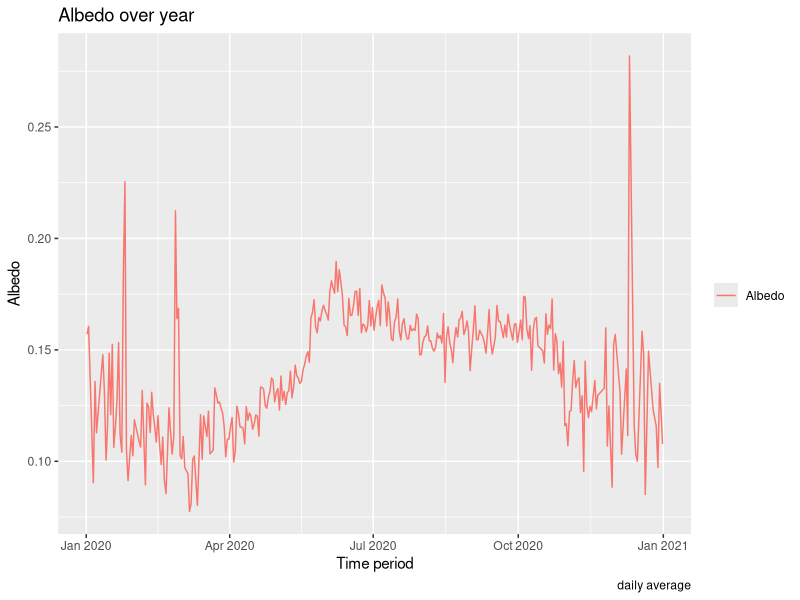
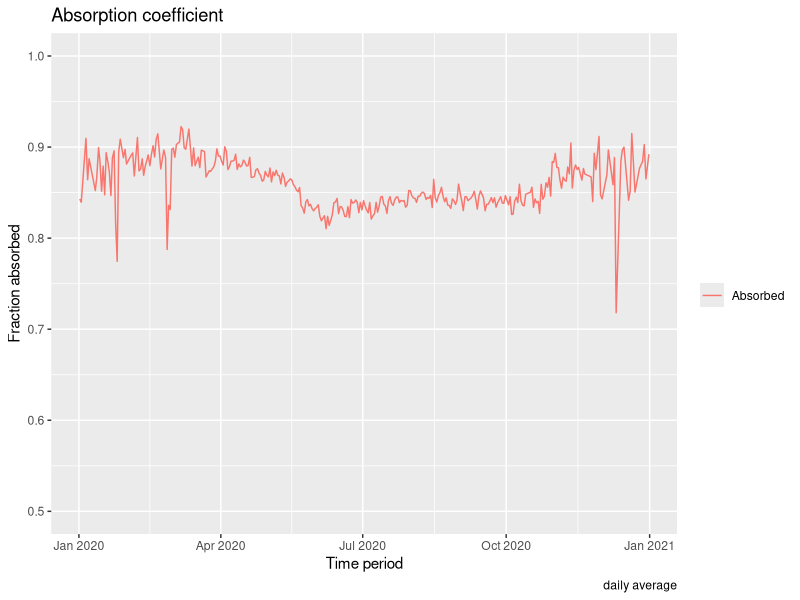
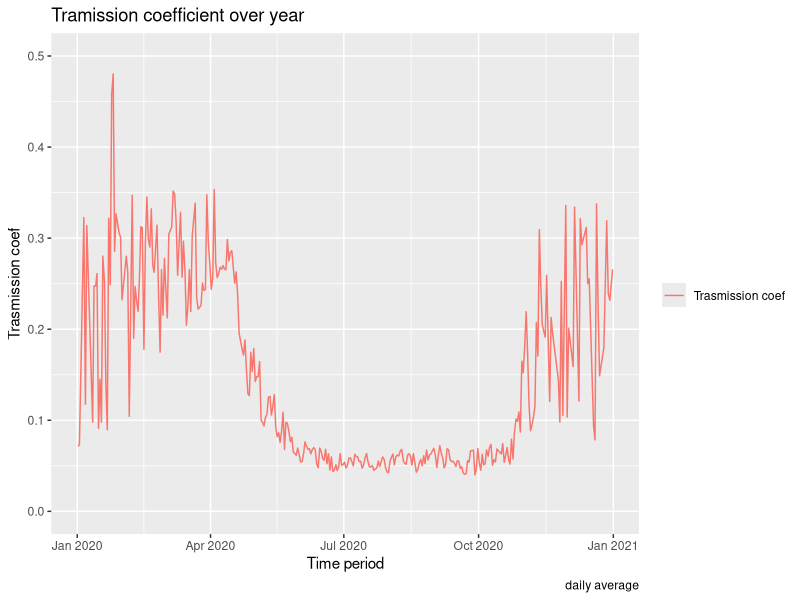
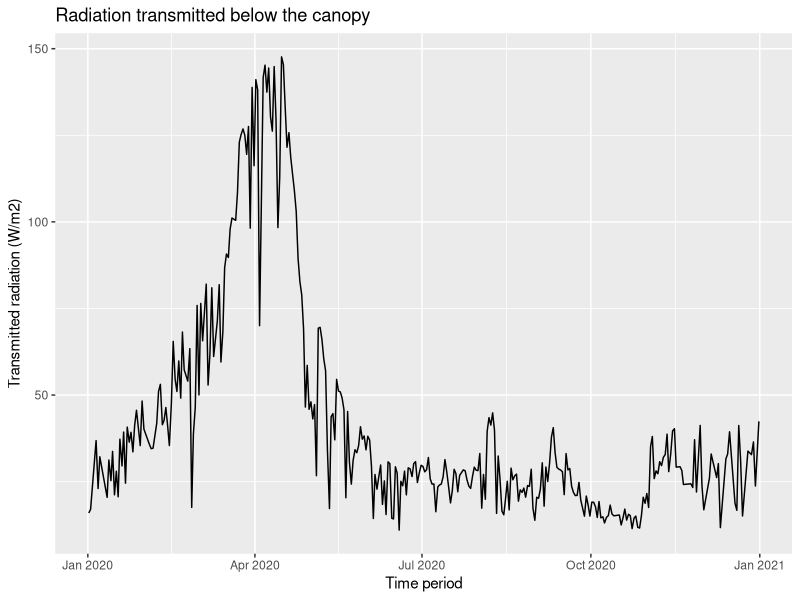
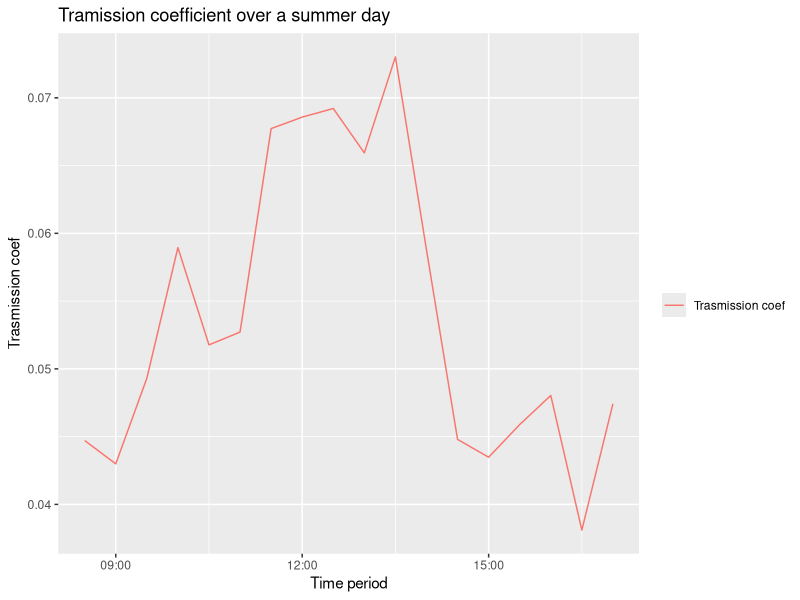
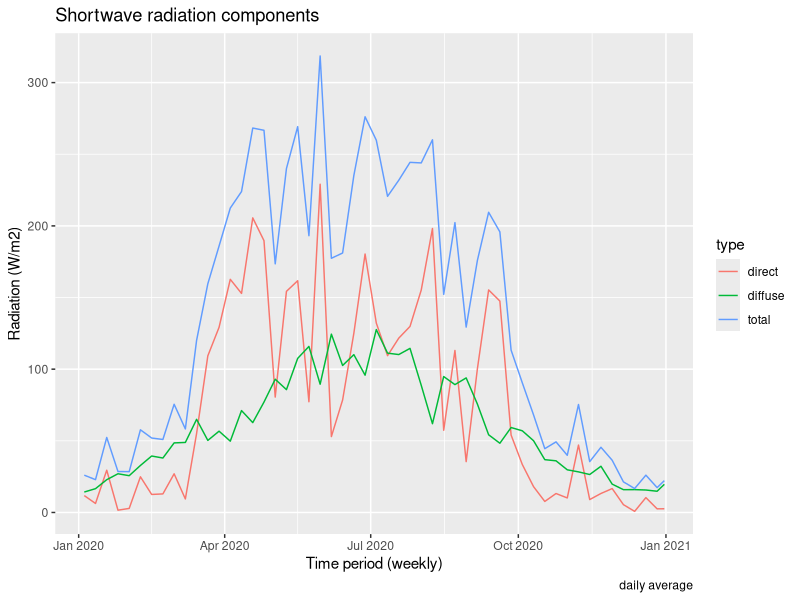
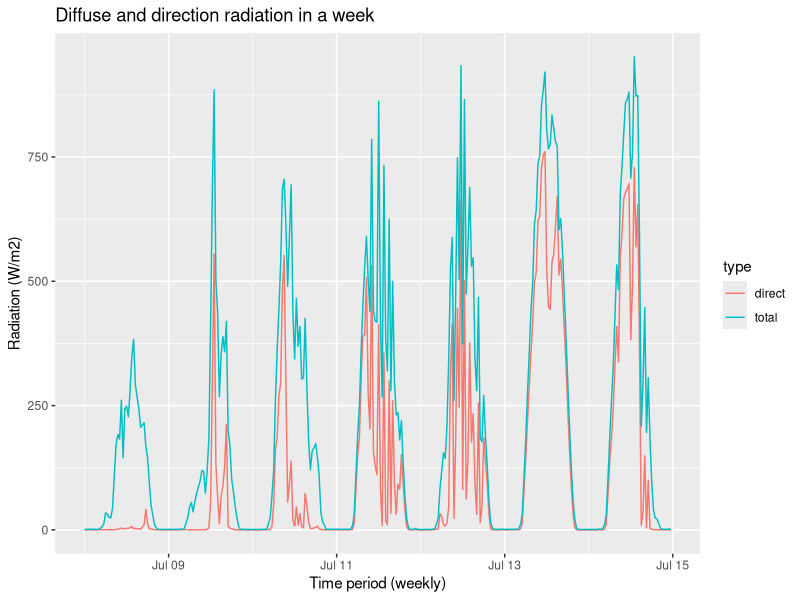

These figures' R source, in order:
## ---- chunk 1
library(tidyverse)
library(ggplot2)
library(lubridate)
library(here)


shortwavedata <- read.csv(
  here("1_shortwave/Exercise_1st_lect/Shortwave_incoming_diffuse_W_m-2_Hainich_2020.csv"),
  header = TRUE, sep = ",")
shortwavedata$Date<- as.POSIXct(shortwavedata$Date, format= "%Y-%m-%d %H:%M")

calib_factorsdata <- read.csv(
  here("1_shortwave/Exercise_1st_lect/Shortwave_incoming_outgoing_belowcanopy_mV_Hainich_2020.csv"))
calib_factorsdata$Date<- as.POSIXct(calib_factorsdata$Date
                                    , format= "%Y-%m-%d %H:%M")

sw_b <- data.frame(
  Date = calib_factorsdata$Date,
  incoming = calib_factorsdata$Shortwave_incoming_mV * 86.5801,
  #mV *( W m-2 )/mV  = W m-2
  outgoing =  calib_factorsdata$Shortwave_outgoing_mV * 86.5801,
  #mV *( W m-2 )/mV  = W m-2
  belowcanopy = calib_factorsdata$Shortwave_incoming_bewlow_canopy_mV*194.9318
  #mV *( W m-2 )/mV = W m-2
)

# This is a quick hack to remove incorrect data when the radiation is low
sw_b[sw_b$incoming<=10 | sw_b$outgoing <=10 | sw_b$belowcanopy <= 10,] <- NA
sw_b <- drop_na(sw_b)
## ---- chunk 2
sw_b <- mutate(sw_b,
               albedo = outgoing/incoming,
               transmitted = belowcanopy/incoming,
               absorbed = 1 - albedo)

sw_b_d <- sw_b %>%
  group_by(yday(Date)) %>%
  summarise_all(mean)
## ---- chunk 3
ggplot(sw_b_d, aes(x=Date))+
  geom_line(aes(y=albedo, colour = 'Albedo')) +
  labs(y = "Albedo", x = "Time period", color = "",
       caption="daily average", title="Albedo over year")
## ---- chunk 4
ggplot(sw_b_d, aes(x=Date))+
  geom_line(aes(y=absorbed, colour = 'Absorbed'))+
  labs(y = "Fraction absorbed", x = "Time period", color = "",
       caption="daily average", title="Absorption coefficient") +
  ylim(0.5,1)
## ---- chunk 5
ggplot(sw_b_d, aes(x=Date))+
  geom_line(aes(y=transmitted, colour = 'Trasmission coef'))+
  labs(y = "Trasmission coef", x = "Time period", color = "",
       caption="daily average", title="Tramission coefficient over year") +
  ylim(0,.5)
## ---- chunk 6
ggplot(sw_b_d, aes(x=Date))+
  geom_line(aes(y=belowcanopy))+
  labs(y = "Transmitted radiation (W/m2)", x = "Time period",
       title="Radiation transmitted below the canopy")
## ---- chunk 7
sw_b %>%
  filter(between(Date, as_datetime("2020-07-1"), as_datetime("2020-07-2"))) %>%
ggplot(aes(x=Date))+
  geom_line(aes(y=transmitted, colour = 'Trasmission coef'))+
  labs(y = "Trasmission coef", x = "Time period", color = "",
       title="Tramission coefficient over a summer day") 
## ---- chunk 8
shortwavedata <- mutate(shortwavedata,
                        direct = Shortwave_incoming_W_m.2 - Shortwave_incoming_diffuse_W_m.2)
## ---- chunk 9
shortwavedata%>%
  group_by(week(Date)) %>%
  summarise_all(mean) %>%
  gather("type", "rad", Shortwave_incoming_W_m.2 , direct , Shortwave_incoming_diffuse_W_m.2)  %>%
  ggplot(aes(x=Date, y=rad, color=type)) +
    geom_line() +
  scale_color_discrete(labels=c("direct", "diffuse", "total")) +
  labs(y="Radiation (W/m2)", x="Time period (weekly)",
       caption="daily average", title="Shortwave radiation components")
## ---- chunk 10
shortwavedata%>%
  filter(week(Date)==28) %>%
  gather("type", "rad", Shortwave_incoming_W_m.2 , direct)  %>%
  ggplot(aes(x=Date, y=rad, color=type)) +
    geom_line() +
  scale_color_discrete(labels=c("direct", "total")) +
  labs(y="Radiation (W/m2)", x="Time period (weekly)", 
       title="Diffuse and direction radiation in a week")
